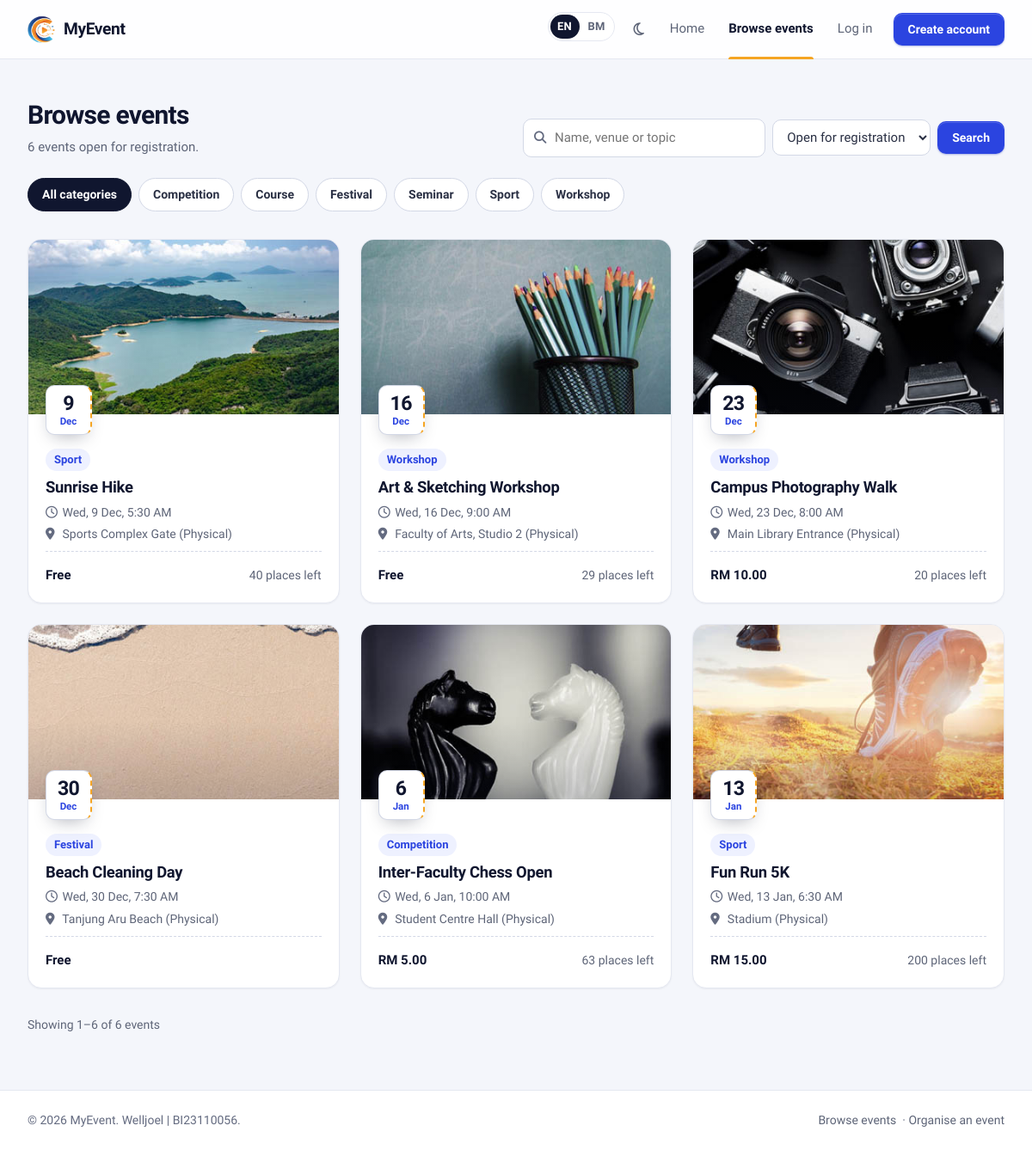
Page /browse_events.php on the committed database.
### tables this page shows
CREATE TABLE IF NOT EXISTS `event_category` (
  `category_id` int(10) unsigned NOT NULL AUTO_INCREMENT,
  `categoryName` varchar(100) NOT NULL,
  `categoryDesc` varchar(100) NOT NULL,
  `createDate` timestamp NOT NULL DEFAULT current_timestamp(),
  PRIMARY KEY (`category_id`)
);

CREATE TABLE IF NOT EXISTS `events` (
  `event_id` int(11) NOT NULL AUTO_INCREMENT,
  `event_name` varchar(255) NOT NULL,
  `description` text DEFAULT NULL,
  `contact_no` varchar(20) DEFAULT NULL,
  `category_id` int(10) unsigned DEFAULT NULL,
  `venue` varchar(255) NOT NULL,
  `event_date` date NOT NULL,
  `event_time` time NOT NULL,
  `end_time` time DEFAULT NULL,
  `mode` enum('Physical','Online','Hybrid') NOT NULL DEFAULT 'Physical',
  `remarks` text DEFAULT NULL,
  `visibility` enum('Public','Private') NOT NULL DEFAULT 'Public',
  `poster_path` varchar(255) DEFAULT NULL,
  `created_by` int(11) DEFAULT NULL,
  `created_at` timestamp NOT NULL DEFAULT current_timestamp(),
  `fee` decimal(10,2) NOT NULL DEFAULT 0.00,
  `reg_close_date` date DEFAULT NULL,
  `max_participants` int(11) NOT NULL DEFAULT 0,
  PRIMARY KEY (`event_id`),
  KEY `category_id` (`category_id`),
  KEY `fk_events_createdby` (`created_by`),
  KEY `idx_events_date` (`event_date`),
  CONSTRAINT `events_ibfk_1` FOREIGN KEY (`category_id`) REFERENCES `event_category` (`category_id`) ON DELETE SET NULL ON UPDATE CASCADE,
  CONSTRAINT `fk_events_createdby` FOREIGN KEY (`created_by`) REFERENCES `users` (`user_id`) ON DELETE SET NULL ON UPDATE CASCADE,
  CONSTRAINT `chk_events_fee` CHECK (`fee` >= 0),
  CONSTRAINT `chk_events_capacity` CHECK (`max_participants` >= 0)
);

### include/i18n.php (called while the page is built, shortened)
<?php
function current_locale(): string
{
    return $GLOBALS['__locale'] ?? default_locale();
}
function translations(string $locale): array
{
    static $cache = [];
    if (!isset($cache[$locale])) {
        $file = __DIR__ . '/../lang/' . $locale . '.php';
        $cache[$locale] = $locale !== 'en' && is_file($file) ? (array) require $file : [];
    }
    return $cache[$locale];
}
function __(string $text, array $params = []): string
{
    $out = translations(current_locale())[$text] ?? $text;
    if ($params) {
        $pairs = [];
        foreach ($params as $k => $v) {
            $pairs['{' . $k . '}'] = (string) $v;
        }
        $out = strtr($out, $pairs);
    }
    return $out;
}
function t(string $text, array $params = []): string
{
    return e(__($text, $params));
}
function _n(string $singular, string $plural, int $n, array $params = []): string
{
    return __($n === 1 ? $singular : $plural, $params + ['n' => $n]);
}
function ldate(string $format, $time = null): string
{
    $ts = $time === null ? time() : (is_int($time) ? $time : strtotime((string) $time));
    $out = date($format, $ts);
    if (current_locale() !== 'ms') {
        return $out;
    }
    static $names = [
        'Monday' => 'Isnin', 'Tuesday' => 'Selasa', 'Wednesday' => 'Rabu', 'Thursday' => 'Khamis',
        'Friday' => 'Jumaat', 'Saturday' => 'Sabtu', 'Sunday' => 'Ahad',
        'January' => 'Januari', 'February' => 'Februari', 'March' => 'Mac', 'April' => 'April', 'June' => 'Jun',
        'July' => 'Julai', 'August' => 'Ogos', 'September' => 'September', 'October' => 'Oktober',
        'November' => 'November', 'December' => 'Disember',
        'Mon' => 'Isn', 'Tue' => 'Sel', 'Wed' => 'Rab', 'Thu' => 'Kha', 'Fri' => 'Jum', 'Sat' => 'Sab', 'Sun' => 'Ahd',
        'Jan' => 'Jan', 'Feb' => 'Feb', 'Mar' => 'Mac', 'Apr' => 'Apr', 'May' => 'Mei', 'Jun' => 'Jun', 'Jul' => 'Jul',
        'Aug' => 'Ogo', 'Sep' => 'Sep', 'Oct' => 'Okt', 'Nov' => 'Nov', 'Dec' => 'Dis',
        'AM' => 'PG', 'PM' => 'PTG',
    ];
    return preg_replace_callback('/\b(' . implode('|', array_map('preg_quote', array_keys($names))) . ')\b/',
        static fn($m) => $names[$m[1]], $out);
}

### include/security.php (called while the page is built, shortened)
<?php
function e($value): string
{
    return htmlspecialchars((string) ($value ?? ''), ENT_QUOTES | ENT_SUBSTITUTE, 'UTF-8');
}

### include/partials/event_card.php (the view, shortened to what this page needs)
<?php
$__full   = (int) $ev['max_participants'] > 0 && (int) $ev['taken'] >= (int) $ev['max_participants'];
?>
<article class="event-card">
    <div class="event-card-media">
        <img src="<?= e(poster_url($ev['poster_path'])) ?>" alt="" loading="lazy">
        <?= datestub($ev['event_date']) ?>
    </div>
    <div class="event-card-body">
        <span class="badge badge-brand no-dot badge-start"><?= e($ev['categoryName'] ?? __('General')) ?></span>
        <h3 class="event-card-title"><a href="<?= e(BASE_URL) ?>event_detail.php?id=<?= (int) $ev['event_id'] ?>"><?= e($ev['event_name']) ?></a></h3>
        <div class="event-card-meta">
            <span><i class="fa-regular fa-clock" aria-hidden="true"></i> <?= e(ldate('D, j M', $ev['event_date'])) ?>, <?= e(ldate('g:i A', $ev['event_time'])) ?></span>
            <span><i class="fa-solid fa-location-dot" aria-hidden="true"></i> <?= e($ev['venue']) ?> (<?= e(status_label($ev['mode'])) ?>)</span>
        </div>
        <div class="event-card-foot">
            <span class="event-card-fee"><?= e(format_fee($ev['fee'])) ?></span>
            <?php if ((int) $ev['max_participants'] > 0 && !$__full): ?>
                <span class="cell-muted"><?= e(_n('{n} place left', '{n} places left', (int) $ev['max_participants'] - (int) $ev['taken'])) ?></span>
            <?php endif; ?>
        </div>
    </div>
</article>

### browse_events.php (shortened to what this page needs)
<?php
require_once __DIR__ . '/config.php';
$q        = trim((string) ($_GET['q'] ?? ''));
$category = (int) ($_GET['category'] ?? ($_GET['category_id'] ?? 0));
$show     = ($_GET['show'] ?? '') === 'all' ? 'all' : 'open';
$where  = "e.visibility = 'Public' AND e.event_date >= CURDATE()";
$types  = '';
$params = [];
if ($show === 'open') {
    $where .= ' AND COALESCE(e.reg_close_date, e.event_date) >= CURDATE()';
}
$from  = 'FROM events e LEFT JOIN event_category c ON c.category_id = e.category_id';
$total = (int) db_value($conn, "SELECT COUNT(*) $from WHERE $where", $types, $params);
$p     = paginate($total, 12);
$events = db_all($conn,
    "SELECT e.event_id, e.event_name, e.event_date, e.event_time, e.venue, e.mode, e.fee, e.poster_path,
            e.max_participants, e.reg_close_date, c.categoryName,
            (SELECT COUNT(*) FROM registrations r WHERE r.event_id = e.event_id AND r.approval_status <> 'Rejected') AS taken
     $from WHERE $where
     ORDER BY e.event_date ASC, e.event_time ASC
     LIMIT ? OFFSET ?", $types . 'ii', array_merge($params, [$p['per_page'], $p['offset']]));
$categories = db_all($conn, 'SELECT category_id, categoryName FROM event_category ORDER BY categoryName');
include ROOT_PATH . '/include/layout/public_start.php';
?>
<section class="section">
    <div class="section-head">
        <div>
            <h1 class="page-title"><?= t('Browse events') ?></h1>
            <p><?php
                if ($show === 'open') {
                    $__summary = $q !== '' ? _n('{n} event open for registration matching “{q}”.', '{n} events open for registration matching “{q}”.', $total, ['q' => $q])
                                           : _n('{n} event open for registration.', '{n} events open for registration.', $total);
                } else {
                    $__summary = $q !== '' ? _n('{n} event coming up matching “{q}”.', '{n} events coming up matching “{q}”.', $total, ['q' => $q])
                                           : _n('{n} event coming up.', '{n} events coming up.', $total);
                }
                echo e($__summary);
            ?></p>
        </div>
        <form class="toolbar toolbar-end" method="GET" role="search">
            <label class="search-box">
                <i class="fa-solid fa-magnifying-glass" aria-hidden="true"></i>
                <input class="input" type="search" name="q" value="<?= e($q) ?>" placeholder="<?= t('Name, venue or topic') ?>">
            </label>
            <select id="b-show" class="input" name="show" data-autosubmit>
                <option value="open"<?= $show === 'open' ? ' selected' : '' ?>><?= t('Open for registration') ?></option>
            </select>
            <button class="btn btn-primary" type="submit"><?= t('Search') ?></button>
        </form>
    </div>
    <nav class="chips" aria-label="<?= t('Categories') ?>">
        <a class="chip<?= $category === 0 ? ' is-active' : '' ?>" href="<?= e(url_with(['category' => null, 'category_id' => null, 'page' => null])) ?>"<?= $category === 0 ? ' aria-current="true"' : '' ?>><?= t('All categories') ?></a>
        <?php foreach ($categories as $c): $on = $category === (int) $c['category_id']; ?>
            <a class="chip<?= $on ? ' is-active' : '' ?>" href="<?= e(url_with(['category' => (int) $c['category_id'], 'category_id' => null, 'page' => null])) ?>"<?= $on ? ' aria-current="true"' : '' ?>><?= e($c['categoryName']) ?></a>
        <?php endforeach; ?>
    </nav>
    <?php if ($events): ?>
        <div class="event-grid">
            <?php foreach ($events as $ev) { include ROOT_PATH . '/include/partials/event_card.php'; } ?>
        </div>
        <?= render_pagination($p, 'events') ?>
    <?php endif; ?>
</section>
<?php include ROOT_PATH . '/include/layout/public_end.php'; ?>

### include/helpers.php (shortened to what this page needs)
<?php
function poster_url(?string $file): string
{
    if ($file && basename($file) === $file) {
        foreach ([POSTER_DIR, 'assets/img'] as $dir) {
            if (is_file(ROOT_PATH . '/' . $dir . '/' . $file)) {
                return BASE_URL . $dir . '/' . rawurlencode($file);
            }
        }
    }
    return BASE_URL . 'assets/img/event-placeholder.svg';
}
function format_fee($fee): string
{
    $amount = (float) $fee;
    return $amount > 0 ? 'RM ' . number_format($amount, 2) : __('Free');
}
function datestub(?string $date): string
{
    if (!$date || !($ts = strtotime($date))) {
        return '<span class="datestub is-past" aria-label="' . e(__('No date')) . '"><b>–</b><span>' . e(__('TBA')) . '</span></span>';
    }
    $past = date('Y-m-d', $ts) < date('Y-m-d') ? ' is-past' : '';
    return '<span class="datestub' . $past . '" aria-label="' . e(ldate('j F Y', $ts)) . '"><b>'
        . date('j', $ts) . '</b><span>' . e(ldate('M', $ts)) . '</span></span>';
}
function status_label(string $value): string
{
    $labels = [
        'Approved' => __('Approved'), 'Pending' => __('Pending'), 'Rejected' => __('Rejected'),
        'Present' => __('Present'), 'Absent' => __('Absent'),
        'Public' => __('Public'), 'Private' => __('Private'),
        'Admin' => __('Admin'), 'User' => __('User'),
        'Student' => __('Student'), 'Staff' => __('Staff'),
        'Physical' => __('Physical'), 'Online' => __('Online'), 'Hybrid' => __('Hybrid'),
        'Unknown' => __('Unknown'),
    ];
    return $labels[$value] ?? $value;
}
function paginate(int $total, int $perPage = 10, string $param = 'page'): array
{
    $pages = max(1, (int) ceil($total / $perPage));
    $page  = min($pages, max(1, (int) ($_GET[$param] ?? 1)));
    return ['page' => $page, 'per_page' => $perPage, 'total' => $total, 'pages' => $pages, 'offset' => ($page - 1) * $perPage];
}
function url_with(array $changes): string
{
    $query = array_merge($_GET, $changes);
    $query = array_filter($query, static fn($v) => $v !== null && $v !== '');
    $path  = strtok($_SERVER['REQUEST_URI'] ?? '', '?');
    return $path . ($query ? '?' . http_build_query($query) : '');
}
function render_pagination(array $p, string $noun = 'results', string $param = 'page'): string
{
    $nouns = [
        'results' => __('Showing {from}–{to} of {total} results'),
        'events' => __('Showing {from}–{to} of {total} events'),
        'entries' => __('Showing {from}–{to} of {total} entries'),
        'users' => __('Showing {from}–{to} of {total} users'),
        'participants' => __('Showing {from}–{to} of {total} participants'),
        'registrations' => __('Showing {from}–{to} of {total} registrations'),
        'notifications' => __('Showing {from}–{to} of {total} notifications'),
    ];
    $from = $p['offset'] + 1;
    $to   = min($p['total'], $p['offset'] + $p['per_page']);
    $html = '<nav class="pagination" aria-label="' . e(__('Pagination')) . '"><span>'
          . e(strtr($nouns[$noun] ?? $nouns['results'], ['{from}' => $from, '{to}' => $to, '{total}' => $p['total']])) . '</span>';
    return $html . '</nav>';
}
function db_all(mysqli $conn, string $sql, string $types = '', array $params = []): array
{
    $stmt = $conn->prepare($sql);
    if ($types !== '') {
        $stmt->bind_param($types, ...$params);
    }
    $stmt->execute();
    $rows = $stmt->get_result()->fetch_all(MYSQLI_ASSOC);
    return $rows;
}
function db_value(mysqli $conn, string $sql, string $types = '', array $params = [])
{
    $stmt = $conn->prepare($sql);
    $stmt->execute();
    $row = $stmt->get_result()->fetch_row();
    return $row[0] ?? null;
}

### assets/css/public.css (style rules this page uses)
body.public { background: var(--paper); }
.section { max-width: 1280px; margin: 0 auto; padding: var(--sp-12) var(--sp-8) var(--sp-16); }
.section-head { display: flex; align-items: flex-end; justify-content: space-between; gap: var(--sp-4); flex-wrap: wrap; margin-bottom: var(--sp-6); }
.section-head p { color: var(--muted); margin: var(--sp-2) 0 0; }
.chips { display: flex; flex-wrap: wrap; gap: var(--sp-2); margin-bottom: var(--sp-8); }
.chip { padding: var(--sp-2) var(--sp-4); border-radius: 999px; border: 1px solid var(--line-strong); background: var(--surface); color: var(--text); text-decoration: none; font-size: var(--fs-sm); font-weight: 600; }
.chip.is-active { background: var(--ink); border-color: var(--ink); color: var(--on-ink); }
.event-grid { display: grid; grid-template-columns: repeat(auto-fill, minmax(290px, 1fr)); gap: var(--sp-6); }
.event-card { position: relative; display: flex; flex-direction: column; background: var(--surface); border: 1px solid var(--line); border-radius: var(--radius-lg); overflow: hidden; box-shadow: var(--shadow-sm); transition: box-shadow 0.2s ease, transform 0.2s ease, border-color 0.2s ease; }
.event-card-media { position: relative; aspect-ratio: 16 / 9; background: var(--blue-tint); }
.event-card-media img { position: absolute; inset: 0; width: 100%; height: 100%; object-fit: cover; display: block; transition: transform 0.4s ease; }
.event-card-media { overflow: visible; }
.event-card-media::after { content: ""; position: absolute; inset: 0; background: linear-gradient(to top, rgba(16, 22, 47, 0.18), transparent 45%); pointer-events: none; }
.event-card-media .datestub { z-index: 1; }
.event-card-media .datestub { position: absolute; left: var(--sp-5); bottom: -24px; box-shadow: 0 8px 20px -8px rgba(16, 22, 47, 0.35); }
.event-card-body { padding: var(--sp-10) var(--sp-5) var(--sp-5); display: flex; flex-direction: column; gap: var(--sp-2); flex: 1; }
.event-card-title { font-size: 1.15rem; letter-spacing: -0.015em; }
.event-card-title a { color: inherit; text-decoration: none; }
.event-card-title a::after { content: ""; position: absolute; inset: 0; }
.event-card-meta { color: var(--muted); font-size: var(--fs-sm); display: grid; gap: var(--sp-1); }
.event-card-meta i { width: 16px; color: var(--faint); }
.event-card-foot { margin-top: auto; padding-top: var(--sp-4); display: flex; align-items: center; justify-content: space-between; border-top: 1px dashed var(--line-strong); }
.event-card-fee { font-family: var(--font-display); font-weight: 700; color: var(--ink); }
.section > .pagination { border-top: 0; padding: var(--sp-8) 0 0; }

### rows in the picture
event_category: categoryName "Competition"
event_category: categoryName "Course"
event_category: categoryName "Festival"
event_category: categoryName "Seminar"
event_category: categoryName "Sport"
event_category: categoryName "Workshop"
events: poster_path (picture), event_date "9", event_date "Dec", category.categoryName "Sport", event_name "Sunrise Hike", event_date "Wed, 9 Dec", event_time "5:30 AM", venue "Sports Complex Gate", mode "Physical", fee "Free", taken "40 places left"
events: poster_path (picture), event_date "16", event_date "Dec", category.categoryName "Workshop", event_name "Art & Sketching Workshop", event_date "Wed, 16 Dec", event_time "9:00 AM", venue "Faculty of Arts, Studio 2", mode "Physical", fee "Free", taken "29 places left"
events: poster_path (picture), event_date "23", event_date "Dec", category.categoryName "Workshop", event_name "Campus Photography Walk", event_date "Wed, 23 Dec", event_time "8:00 AM", venue "Main Library Entrance", mode "Physical", fee "RM 10.00", taken "20 places left"
events: poster_path (picture), event_date "30", event_date "Dec", category.categoryName "Festival", event_name "Beach Cleaning Day", event_date "Wed, 30 Dec", event_time "7:30 AM", venue "Tanjung Aru Beach", mode "Physical", fee "Free"
events: poster_path (picture), event_date "6", event_date "Jan", category.categoryName "Competition", event_name "Inter-Faculty Chess Open", event_date "Wed, 6 Jan", event_time "10:00 AM", venue "Student Centre Hall", mode "Physical", fee "RM 5.00", taken "63 places left"
events: poster_path (picture), event_date "13", event_date "Jan", category.categoryName "Sport", event_name "Fun Run 5K", event_date "Wed, 13 Jan", event_time "6:30 AM", venue "Stadium", mode "Physical", fee "RM 15.00", taken "200 places left"

### other values in the picture
APP_NAME "MyEvent"
$__short "EN"
$__short "BM"
t('Home') "Home"
t('Browse events') "Browse events"
t('Log in') "Log in"
t('Create account') "Create account"
$__summary "6 events open for registration."
t('Search') "Search"
t('All categories') "All categories"
t('Organise an event') "Organise an event"
form field show "Open for registration"
